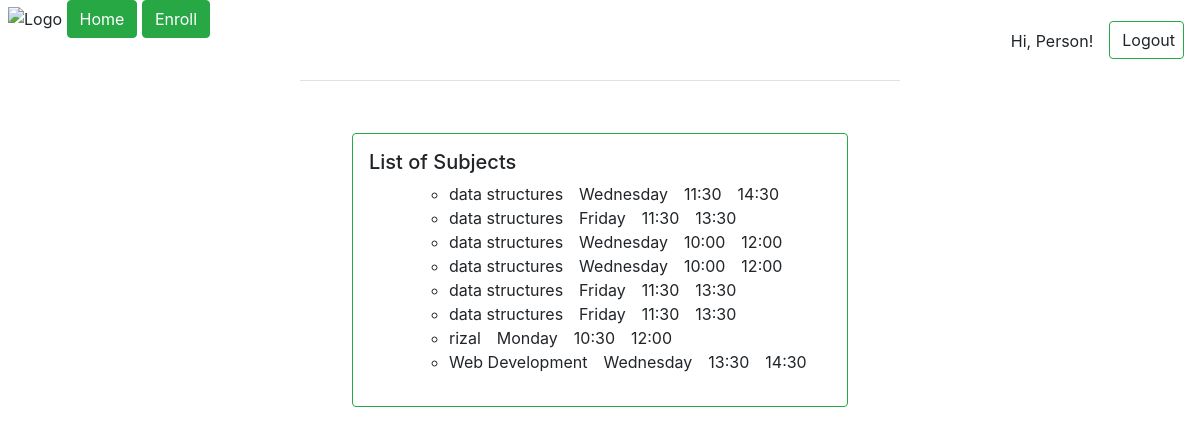
/_minismis/student.php (signed in), run on the app's committed database.
### tables this page shows
CREATE TABLE `schedule` (
  `subjName` varchar(50) NOT NULL,
  `subjID` int(10) NOT NULL,
  `tday` enum('Monday','Tuesday','Wednesday','Thursday','Friday') NOT NULL,
  `tstart` int(11) NOT NULL,
  `tend` int(11) NOT NULL
);

### _minismis/student.php (the view, shortened to what this page needs)
<!DOCTYPE html>
<html lang="en">
<head>
    <link rel="stylesheet" href="style.css">
    <link rel="stylesheet" href="https://stackpath.bootstrapcdn.com/bootstrap/4.4.1/css/bootstrap.min.css">
</head>
<?php
    $servername = "localhost";
    $username = "root";
    $password = "";
    $dbname = "minismis";
    $conn = new mysqli($servername, $username, $password, $dbname);
?>
<body class="bg">
<?php
    include 'studentnavbar.php';
?>
<div class="w-50 mainbg container bg-white p-5 border-top">
    <div class="border p-3 h-100 m-1 border-success rounded">
        <h5>List of Subjects</h5>
        <ul>
            <?php
            $email = $_SESSION['demail'];
            $getID = "SELECT ID FROM users WHERE email='$email'";
            $result = $conn->query($getID);
            $row = $result->fetch_assoc();
            $ID = $row['ID'];
            $sql = "SELECT subjID FROM enrolledstud WHERE ID='$ID'";
            $result2 = $conn->query($sql);
            if($result2->num_rows > 0){
                while($row2 = $result2->fetch_assoc()){
                    $subjID = $row2['subjID'];
                    $sql3 = "SELECT * FROM schedule WHERE subjID='$subjID'";
                    $result3 = $conn->query($sql3);
                    if ($result3->num_rows > 0){
                        while($row3 = $result3->fetch_assoc()){
                            $subject = $row3['subjName'];
                            $day = $row3['tday'];
                            $start = $row3['tstart'];
                            $end = $row3['tend'];
                            $start = gmdate("H:i", $start);
                            $end = gmdate("H:i", $end);
                            echo "<ul>";
                            echo "<li>".$subject."&emsp;".$day."&emsp;".$start."&emsp;".$end."</li>";
                            echo "</ul>";
                        }
                    }
                }
            }
            ?>
        </ul>
    </div>
</div>
</body>
</html>

### _minismis/style.css (style rules this page uses)
body { margin: 0px; padding: 0px; }
.bg { background-image: url("https://i.pinimg.com/originals/96/85/d6/9685d6681bd8d3b3e2d2789cafd3e996.jpg"); overflow-y: scroll; overflow-x: hidden; }
.mainbg { min-height: 90vh; height: 100%; }

### data on the page
schedule: subjName "data structures", tday "Wednesday", tstart "11:30", tend "14:30"
schedule: subjName "data structures", tday "Friday", tstart "11:30", tend "13:30"
schedule: subjName "data structures", tday "Wednesday", tstart "10:00", tend "12:00"
schedule: subjName "rizal", tday "Monday", tstart "10:30", tend "12:00"
schedule: subjName "Web Development", tday "Wednesday", tstart "13:30", tend "14:30"
